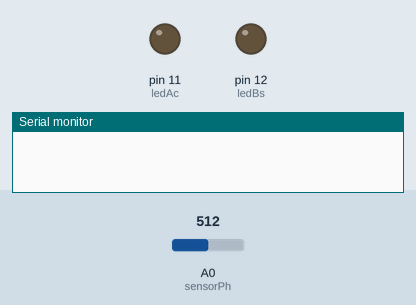
This sketch was run on a simulated Arduino Uno, built with avr-gcc and run on an emulated ATmega328P. Shown: output pins drawn as LEDs (lit = HIGH), the last lines printed to the serial monitor. The inputs (shaded band) are chosen by the test bench; at power-on: A0 (sensorPh) = 512. The modem accepts every AT command (registered, SIM ready, sends succeed) and sends nothing else.

Above: at 1.2 s.
1.3 s: A0 (sensorPh) set to 569
4.7 s: A0 (sensorPh) set to 594
At 5.8 s:
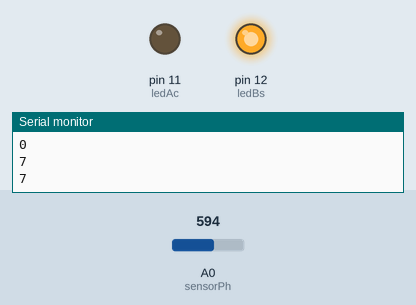
6.4 s: A0 (sensorPh) set to 306
At 8.7 s:
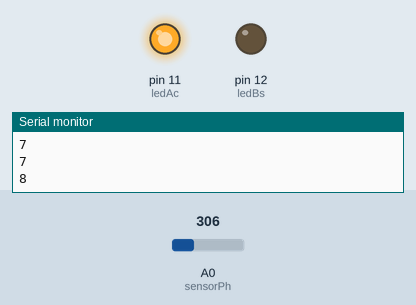
9.0 s: A0 (sensorPh) set to 511
At 10.8 s:
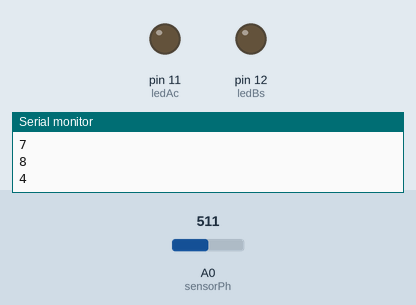
11.6 s: A0 (sensorPh) set to 716
At 13.2 s:
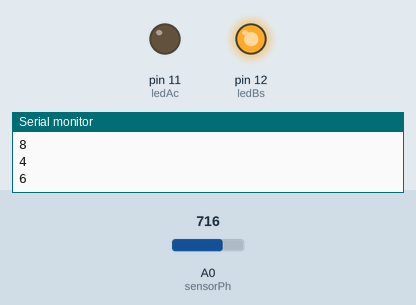
Timing chart, 0 to 14.3 s (numbered marks = the images above; inputs shaded):
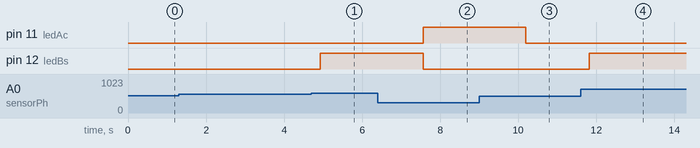

Measured:
- the behaviour switches between 584 and 585 on A0 (sensorPh) (found by bisection; images 0 and 1)
- after the input at 4.7 s, pin 12 (ledBs): LOW → HIGH after 0.23 s
- after the input at 6.4 s, pin 11 (ledAc): LOW → HIGH after 1.2 s; pin 12 (ledBs): HIGH → LOW after 1.2 s
- after the input at 9.0 s, pin 11 (ledAc): HIGH → LOW after 1.2 s
- after the input at 11.6 s, pin 12 (ledBs): LOW → HIGH after 0.22 s

The sketch:

pH.ino
```cpp
/*******************************
* SKETCH 1 - Wifi: DEFINE, VARIABLES...
********************************/
#include <SoftwareSerial.h>
#define RX 8
#define TX 9
String AP = "";       // AP NAME
String PASS = ""; // AP PASSWORD
String API =  "";   // Write API KEY
String HOST = "api.thingspeak.com";
String PORT = "80";
String field = "field1";
int countTrueCommand;
int countTimeCommand;
boolean found = false;
int valSensor = 1;
SoftwareSerial my_esp8266(RX,TX);

/*******************************
* SKETCH 2 - pH: DEFINE, VARIABLES...
********************************/
int sensorPh =A0; //potentiometer ansluten till A0
int ledAc =11; //röd led (syrkontroll) ansluten till stift 11
int ledBs =12; //blå led (grundkontroll) ansluten till stift 12
int potValue;
int pH;


void setup() {
  /*****************************
   * SKETCH 1 - Wifi: SETUP CODE
   ****************************/
  Serial.begin(9600);
  my_esp8266.begin(9600);
  sendCommand("AT",5,"OK");
  sendCommand("AT+CWMODE=1",5,"OK");
  sendCommand("AT+CWJAP=\""+ AP +"\",\""+ PASS +"\"",20,"OK");
  /*****************************
   * SKETCH 2 - pH: SETUP CODE
   ****************************/
  pinMode(sensorPh, INPUT); //Inmatning av pH-sensor
  pinMode(ledAc, OUTPUT); //ledd utgång
  pinMode(ledBs, OUTPUT);
  Serial.begin (9600);
}

void loop() {
  /*****************************
   * SKETCH 1 - Wifi: LOOP CODE
   ****************************/
 valSensor = getSensorData();
 String getData = "GET /update?api_key="+ API +"&"+ field +"="+String(valSensor);
 sendCommand("AT+CIPMUX=1",5,"OK");
 sendCommand("AT+CIPSTART=0,\"TCP\",\""+ HOST +"\","+ PORT,15,"OK");
 sendCommand("AT+CIPSEND=0," +String(getData.length()+4),4,">");
 my_esp8266.println(getData);delay(1500);countTrueCommand++;
 sendCommand("AT+CIPCLOSE=0",5,"OK");
   /*****************************
   * SKETCH 2 - pH: LOOP CODE
   ****************************/
  Serial.println (pH); // skriver ut pH-värdet med monitorn
  potValue = analogRead (sensorPh); // värdet lagras i sensorValue
  digitalWrite(ledAc, LOW);
  digitalWrite(ledBs, LOW);

  // pH-värde-korrigering för att erhålla ett intervall från 0 till 14
  pH = (14 * potValue / 1023);

  //om pH är mycket surt tänds den röda lysdioden
  if (pH < 5.5)
  {
    digitalWrite(ledAc, HIGH);
    delay(1000);
  }

  //om pH är mycket grundläggande tänds den blå lysdioden
  if (pH > 7.5)
  {
    digitalWrite(ledBs, HIGH);
    delay(1000);
  }
}

///other code 1

int getSensorData(){
  return (pH); // skicka ut pH värdet till api
}
// Jag har kommenterat bort utskrift på wifi inloggning, eftersom jag vill demonstrera endast pH-värde på serial monitor,
void sendCommand(String command, int maxTime, char readReplay[]) {
//  Serial.print(countTrueCommand);
//  Serial.print(". at command => ");
//  Serial.print(command);
//  Serial.print(" ");
  while(countTimeCommand < (maxTime*1))
  {
    my_esp8266.println(command);//at+cipsend
    if(my_esp8266.find(readReplay))//ok
    {
      found = true;
      break;
    }

    countTimeCommand++;
  }

  if(found == true)
  {
//    Serial.println("OYI");
    countTrueCommand++;
    countTimeCommand = 0;
  }

  if(found == false)
  {
    Serial.println("Fail"); // fel meddelande skrivs ut om fel uppstår
    countTrueCommand = 0;
    countTimeCommand = 0;
  }

  found = false;
 }
```
